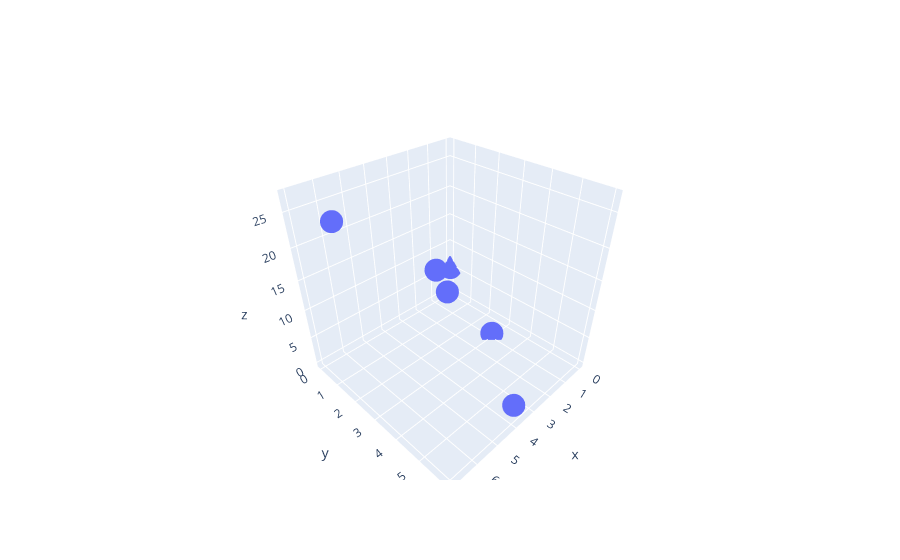

Source (notebook cell):
### Markdown cell above
## Regressão Linear Multipla

Uma extensão útil da regressão linear é o caso no qual $y$ é uma função linear de duas ou
mais variáveis independentes. Por exemplo, $y$ poderia ser uma função linear de $x_1$ e $x_2$,
como em

$$
y = a_0 + a_1 x_1 + a_2 x_2 + e
$$

Tal equação é particularmente útil para ajustar dados experimentais, para os quais as
variáveis sendo estudadas são freqüentemente uma função de duas outras variáveis.
Para esse caso bidimensional, a "reta" de regressão se torna o "plano" de regressão.

<img src="./images/reg_mul.jpg" style="width:450px;height:600px;">


Como nos casos anteriores, os "melhores" valores dos coeficientes são determinados
escrevendo-se a soma dos quadrados dos resíduos

$$
S_r = \sum_{i=1}^n (y_i - a_0 - a_1 x_{1i} - a_2 x_{2i})^2
$$

e derivando-a com relação a cada um dos coeficientes desconhecidos,

\begin{align*}
\frac{\partial S_r}{\partial a_0} &= -2 \sum(y_i - a_0 - a_1 x_{1i} - a_2 x_{2i})\\
\frac{\partial S_r}{\partial a_1} &= -2 \sum x_{1i}(y_i - a_0 - a_1 x_{1i} - a_2 x_{2i})\\
\frac{\partial S_r}{\partial a_2} &= -2 \sum x_{2i}(y_i - a_0 - a_1 x_{1i} - a_2 x_{2i})
\end{align*}

Os coeficientes fornecendo a soma mínima dos quadrados dos resíduos são obtidos
igualando-se as derivadas parciais a zero e expressando o resultado na forma matricial como

$$
\begin{bmatrix}
n & \sum x_{1i} & \sum x_{2i}\\
\sum x_{1i} & \sum x_{2i}^2 & \sum x_{1i} x_{2i}\\
\sum x_{2i} & \sum x_{1i} x_{2i} & \sum x_{2i}^2
\end{bmatrix}
\begin{bmatrix}
a_0 \\
a_1 \\
a_2 
\end{bmatrix}
 = 
\begin{bmatrix}
\sum y_{i} \\
\sum x_{1i} y_i \\
\sum x_{2i} y_i 
\end{bmatrix}
$$ 

### **Exemplo:**
Use regressão linear multipla para ajustar os dados

| $x_1$  | $x_2$  | $y$  |   
|--------|--------|------|
| 0      | 0      | 5    |  
| 2      | 1      | 10   | 
| 2.5    | 2      | 9    |
| 1      | 3      | 0    |
| 4      | 6      | 3    |
| 7      | 2      | 27   |    

**Resolução:**

### Code cell
x1 = np.array([0, 2, 2.5, 1, 4, 7])
x2 = np.array([0, 1, 2, 3, 6, 2])
y = np.array([5, 10, 9, 0, 3, 27])

fig = go.Figure()
fig.add_scatter3d(x=x1, y=x2, z=y, mode='markers')

### Figure 1 — Plotly figure (JSON) as saved in the notebook; plotly's stock layout.template omitted (floating-point values rounded to 4 significant figures)
{"data": [{"mode": "markers", "type": "scatter3d", "x": [0, 2, 2.5, 1, 4, 7], "y": [0, 1, 2, 3, 6, 2], "z": [5, 10, 9, 0, 3, 27]}], "layout": {}}
